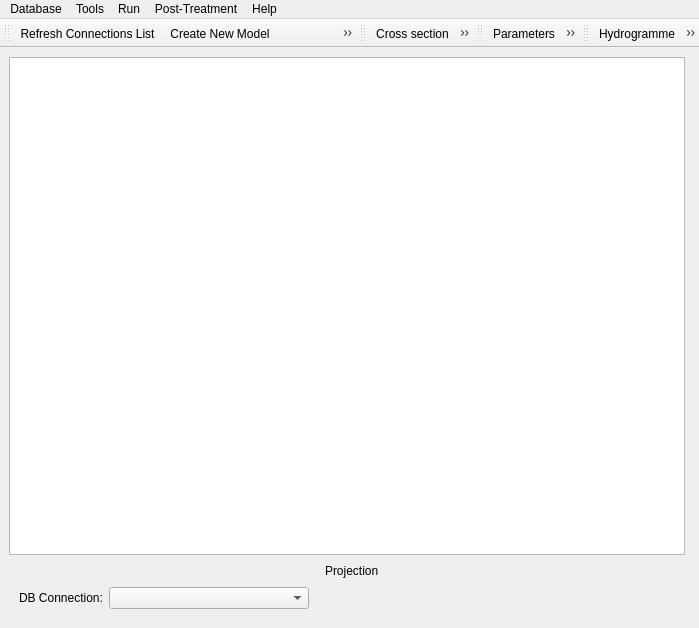
<?xml version="1.0" encoding="UTF-8"?>
<ui version="4.0">
 <class>MascPlug</class>
 <widget class="QMainWindow" name="MascPlug">
  <property name="enabled">
   <bool>true</bool>
  </property>
  <property name="geometry">
   <rect>
    <x>0</x>
    <y>0</y>
    <width>699</width>
    <height>628</height>
   </rect>
  </property>
  <property name="windowTitle">
   <string>Mascaret</string>
  </property>
  <property name="windowIcon">
   <iconset resource="../resources.qrc">
    <normaloff>:/plugins/Mascaret/icones/icon_base.png</normaloff>:/plugins/Mascaret/icones/icon_base.png</iconset>
  </property>
  <property name="iconSize">
   <size>
    <width>24</width>
    <height>24</height>
   </size>
  </property>
  <widget class="QWidget" name="centralwidget">
   <layout class="QGridLayout" name="gridLayout_2">
    <item row="1" column="0">
     <layout class="QHBoxLayout" name="horizontalLayout">
      <property name="topMargin">
       <number>0</number>
      </property>
      <item>
       <spacer name="horizontalSpacer">
        <property name="orientation">
         <enum>Qt::Horizontal</enum>
        </property>
        <property name="sizeHint" stdset="0">
         <size>
          <width>40</width>
          <height>20</height>
         </size>
        </property>
       </spacer>
      </item>
      <item>
       <widget class="QLabel" name="label">
        <property name="text">
         <string>Projection</string>
        </property>
       </widget>
      </item>
      <item>
       <widget class="QgsProjectionSelectionWidget" name="crsWidget" native="true">
        <property name="minimumSize">
         <size>
          <width>300</width>
          <height>0</height>
         </size>
        </property>
        <property name="maximumSize">
         <size>
          <width>400</width>
          <height>16777215</height>
         </size>
        </property>
       </widget>
      </item>
     </layout>
    </item>
    <item row="0" column="0">
     <widget class="QTextEdit" name="textEdit">
      <property name="minimumSize">
       <size>
        <width>200</width>
        <height>200</height>
       </size>
      </property>
      <property name="mouseTracking">
       <bool>false</bool>
      </property>
      <property name="readOnly">
       <bool>true</bool>
      </property>
     </widget>
    </item>
    <item row="2" column="0">
     <layout class="QGridLayout" name="gridLayout">
      <item row="0" column="2">
       <widget class="QComboBox" name="connsCbo">
        <property name="minimumSize">
         <size>
          <width>200</width>
          <height>0</height>
         </size>
        </property>
       </widget>
      </item>
      <item row="0" column="3">
       <spacer name="horizontalSpacer_2">
        <property name="orientation">
         <enum>Qt::Horizontal</enum>
        </property>
        <property name="sizeHint" stdset="0">
         <size>
          <width>40</width>
          <height>20</height>
         </size>
        </property>
       </spacer>
      </item>
      <item row="0" column="1">
       <widget class="QLabel" name="labelCurDatabase">
        <property name="text">
         <string>DB Connection:</string>
        </property>
       </widget>
      </item>
      <item row="0" column="0">
       <spacer name="horizontalSpacer_3">
        <property name="orientation">
         <enum>Qt::Horizontal</enum>
        </property>
        <property name="sizeType">
         <enum>QSizePolicy::Minimum</enum>
        </property>
        <property name="sizeHint" stdset="0">
         <size>
          <width>10</width>
          <height>20</height>
         </size>
        </property>
       </spacer>
      </item>
     </layout>
    </item>
    <item row="3" column="0">
     <spacer name="verticalSpacer">
      <property name="orientation">
       <enum>Qt::Vertical</enum>
      </property>
      <property name="sizeType">
       <enum>QSizePolicy::Fixed</enum>
      </property>
      <property name="sizeHint" stdset="0">
       <size>
        <width>20</width>
        <height>10</height>
       </size>
      </property>
     </spacer>
    </item>
    <item row="1" column="1">
     <spacer name="horizontalSpacer_4">
      <property name="orientation">
       <enum>Qt::Horizontal</enum>
      </property>
      <property name="sizeType">
       <enum>QSizePolicy::Minimum</enum>
      </property>
      <property name="sizeHint" stdset="0">
       <size>
        <width>5</width>
        <height>5</height>
       </size>
      </property>
     </spacer>
    </item>
   </layout>
  </widget>
  <widget class="QMenuBar" name="menubar">
   <property name="geometry">
    <rect>
     <x>0</x>
     <y>0</y>
     <width>699</width>
     <height>21</height>
    </rect>
   </property>
   <widget class="QMenu" name="menuHelp">
    <property name="title">
     <string>Help</string>
    </property>
    <widget class="QMenu" name="menuSetting">
     <property name="title">
      <string>Setting</string>
     </property>
     <property name="icon">
      <iconset resource="../resources.qrc">
       <normaloff>:/plugins/Mascaret/icones/options.png</normaloff>:/plugins/Mascaret/icones/options.png</iconset>
     </property>
     <addaction name="actionOptions"/>
     <addaction name="actionRestore_Default_Options"/>
    </widget>
    <addaction name="menuSetting"/>
    <addaction name="actionWebsite"/>
    <addaction name="actionAbout"/>
   </widget>
   <widget class="QMenu" name="menu_Tools">
    <property name="title">
     <string>Tools</string>
    </property>
    <addaction name="actionCross_section"/>
    <addaction name="separator"/>
    <addaction name="action_Extract_MNTfor_profile"/>
   </widget>
   <widget class="QMenu" name="menuDB">
    <property name="title">
     <string>Database</string>
    </property>
    <addaction name="actionRefresh_Database"/>
    <addaction name="separator"/>
    <addaction name="actionCreate_New_Model"/>
    <addaction name="actionLoad_Model"/>
    <addaction name="actionDeleteModel"/>
    <addaction name="separator"/>
    <addaction name="actionExport_Model"/>
    <addaction name="actionImport_Model"/>
   </widget>
   <widget class="QMenu" name="menuRun">
    <property name="title">
     <string>Run</string>
    </property>
    <addaction name="actionParameters"/>
    <addaction name="separator"/>
    <addaction name="actionCreate_Geometry"/>
    <addaction name="actionCreate_xcas"/>
    <addaction name="actionCreate_Basin"/>
    <addaction name="separator"/>
    <addaction name="actionRun"/>
    <addaction name="separator"/>
    <addaction name="actionExport_Run"/>
    <addaction name="actionDelete_Run"/>
   </widget>
   <widget class="QMenu" name="menuPost_Treatment">
    <property name="title">
     <string>Post-Treatment</string>
    </property>
    <addaction name="actionHydrogramme"/>
    <addaction name="actionCross_section_results"/>
    <addaction name="actionBasin"/>
   </widget>
   <addaction name="menuDB"/>
   <addaction name="menu_Tools"/>
   <addaction name="menuRun"/>
   <addaction name="menuPost_Treatment"/>
   <addaction name="menuHelp"/>
  </widget>
  <widget class="QToolBar" name="dbToolBar">
   <property name="windowTitle">
    <string>toolBar</string>
   </property>
   <attribute name="toolBarArea">
    <enum>TopToolBarArea</enum>
   </attribute>
   <attribute name="toolBarBreak">
    <bool>false</bool>
   </attribute>
   <addaction name="actionRefresh_Database"/>
   <addaction name="actionCreate_New_Model"/>
   <addaction name="actionLoad_Model"/>
   <addaction name="actionDeleteModel"/>
   <addaction name="actionExport_Model"/>
   <addaction name="actionImport_Model"/>
  </widget>
  <widget class="QToolBar" name="ToolsToolBar">
   <property name="windowTitle">
    <string>toolBar</string>
   </property>
   <attribute name="toolBarArea">
    <enum>TopToolBarArea</enum>
   </attribute>
   <attribute name="toolBarBreak">
    <bool>false</bool>
   </attribute>
   <addaction name="actionCross_section"/>
   <addaction name="separator"/>
   <addaction name="action_Extract_MNTfor_profile"/>
  </widget>
  <widget class="QToolBar" name="RunToolBar">
   <property name="windowTitle">
    <string>toolBar</string>
   </property>
   <attribute name="toolBarArea">
    <enum>TopToolBarArea</enum>
   </attribute>
   <attribute name="toolBarBreak">
    <bool>false</bool>
   </attribute>
   <addaction name="actionParameters"/>
   <addaction name="separator"/>
   <addaction name="actionCreate_Geometry"/>
   <addaction name="actionCreate_xcas"/>
   <addaction name="actionCreate_Basin"/>
   <addaction name="separator"/>
   <addaction name="actionRun"/>
   <addaction name="separator"/>
   <addaction name="actionExport_Run"/>
   <addaction name="actionDelete_Run"/>
  </widget>
  <widget class="QToolBar" name="PostTreatmentToolBar">
   <property name="windowTitle">
    <string>toolBar</string>
   </property>
   <attribute name="toolBarArea">
    <enum>TopToolBarArea</enum>
   </attribute>
   <attribute name="toolBarBreak">
    <bool>false</bool>
   </attribute>
   <addaction name="actionHydrogramme"/>
   <addaction name="actionCross_section_results"/>
   <addaction name="actionBasin"/>
  </widget>
  <action name="actionWebsite">
   <property name="icon">
    <iconset resource="../resources.qrc">
     <normaloff>:/plugins/Mascaret/icones/webSite.png</normaloff>:/plugins/Mascaret/icones/webSite.png</iconset>
   </property>
   <property name="text">
    <string>Web site</string>
   </property>
  </action>
  <action name="actionAbout">
   <property name="icon">
    <iconset resource="../resources.qrc">
     <normaloff>:/plugins/Mascaret/icones/icon_base.png</normaloff>:/plugins/Mascaret/icones/icon_base.png</iconset>
   </property>
   <property name="text">
    <string>About</string>
   </property>
  </action>
  <action name="actionDeleteModel">
   <property name="icon">
    <iconset resource="../resources.qrc">
     <normaloff>:/plugins/Mascaret/icones/dbDeleteModel.png</normaloff>:/plugins/Mascaret/icones/dbDeleteModel.png</iconset>
   </property>
   <property name="text">
    <string>Delete Model</string>
   </property>
  </action>
  <action name="actionRefresh_Database">
   <property name="icon">
    <iconset resource="../resources.qrc">
     <normaloff>:/plugins/Mascaret/icones/refreshConnections.png</normaloff>:/plugins/Mascaret/icones/refreshConnections.png</iconset>
   </property>
   <property name="text">
    <string>Refresh Connections List</string>
   </property>
  </action>
  <action name="actionExport_Model">
   <property name="icon">
    <iconset resource="../resources.qrc">
     <normaloff>:/plugins/Mascaret/icones/dbExtractModel.png</normaloff>:/plugins/Mascaret/icones/dbExtractModel.png</iconset>
   </property>
   <property name="text">
    <string>Export Model</string>
   </property>
  </action>
  <action name="action_Extract_MNTfor_profile">
   <property name="icon">
    <iconset resource="../resources.qrc">
     <normaloff>:/plugins/Mascaret/icones/mntExtract.png</normaloff>:/plugins/Mascaret/icones/mntExtract.png</iconset>
   </property>
   <property name="text">
    <string> Extract MNT for profile</string>
   </property>
  </action>
  <action name="actionSteady">
   <property name="text">
    <string>Steady</string>
   </property>
  </action>
  <action name="actionUnsteady">
   <property name="text">
    <string>Unsteady</string>
   </property>
  </action>
  <action name="actionTranscritical">
   <property name="text">
    <string>Transcritical</string>
   </property>
  </action>
  <action name="actionCreate_Geometry">
   <property name="icon">
    <iconset resource="../resources.qrc">
     <normaloff>:/plugins/Mascaret/icones/geo.png</normaloff>:/plugins/Mascaret/icones/geo.png</iconset>
   </property>
   <property name="text">
    <string>Create Geometry</string>
   </property>
  </action>
  <action name="actionCreate_xcas">
   <property name="icon">
    <iconset resource="../resources.qrc">
     <normaloff>:/plugins/Mascaret/icones/xcas.png</normaloff>:/plugins/Mascaret/icones/xcas.png</iconset>
   </property>
   <property name="text">
    <string>Create xcas</string>
   </property>
  </action>
  <action name="actionSteadyRun">
   <property name="text">
    <string>Steady</string>
   </property>
  </action>
  <action name="actionUnsteadyRun">
   <property name="text">
    <string>Unsteady</string>
   </property>
  </action>
  <action name="actionTranscriticalRun">
   <property name="text">
    <string>Transcritical</string>
   </property>
  </action>
  <action name="actionObservation_Load">
   <property name="text">
    <string>Observation Load</string>
   </property>
  </action>
  <action name="actionCreate_New_Model">
   <property name="icon">
    <iconset resource="../resources.qrc">
     <normaloff>:/plugins/Mascaret/icones/dbCreateModel.png</normaloff>:/plugins/Mascaret/icones/dbCreateModel.png</iconset>
   </property>
   <property name="text">
    <string>Create New Model</string>
   </property>
  </action>
  <action name="actionLoad_Model">
   <property name="icon">
    <iconset resource="../resources.qrc">
     <normaloff>:/plugins/Mascaret/icones/dbLoadModel.png</normaloff>:/plugins/Mascaret/icones/dbLoadModel.png</iconset>
   </property>
   <property name="text">
    <string>Load Model</string>
   </property>
  </action>
  <action name="actionOptions">
   <property name="text">
    <string>Options</string>
   </property>
  </action>
  <action name="actionRestore_Default_Options">
   <property name="text">
    <string>Restore Default Options</string>
   </property>
  </action>
  <action name="actionExample">
   <property name="text">
    <string>Create example</string>
   </property>
  </action>
  <action name="actionHydrogramme">
   <property name="checkable">
    <bool>true</bool>
   </property>
   <property name="icon">
    <iconset resource="../resources.qrc">
     <normaloff>:/plugins/Mascaret/icones/hydrogramme.png</normaloff>:/plugins/Mascaret/icones/hydrogramme.png</iconset>
   </property>
   <property name="text">
    <string>Hydrogramme</string>
   </property>
  </action>
  <action name="actionCross_section">
   <property name="checkable">
    <bool>true</bool>
   </property>
   <property name="icon">
    <iconset resource="../resources.qrc">
     <normaloff>:/plugins/Mascaret/icones/profil.png</normaloff>:/plugins/Mascaret/icones/profil.png</iconset>
   </property>
   <property name="text">
    <string>Cross section</string>
   </property>
  </action>
  <action name="actionCross_section_results">
   <property name="checkable">
    <bool>true</bool>
   </property>
   <property name="icon">
    <iconset resource="../resources.qrc">
     <normaloff>:/plugins/Mascaret/icones/profilResult.png</normaloff>:/plugins/Mascaret/icones/profilResult.png</iconset>
   </property>
   <property name="text">
    <string>Cross section results</string>
   </property>
  </action>
  <action name="actionParameters">
   <property name="icon">
    <iconset resource="../resources.qrc">
     <normaloff>:/plugins/Mascaret/icones/parameter.png</normaloff>:/plugins/Mascaret/icones/parameter.png</iconset>
   </property>
   <property name="text">
    <string>Parameters</string>
   </property>
  </action>
  <action name="actionRun">
   <property name="icon">
    <iconset resource="../resources.qrc">
     <normaloff>:/plugins/Mascaret/icones/play.png</normaloff>:/plugins/Mascaret/icones/play.png</iconset>
   </property>
   <property name="text">
    <string>Run</string>
   </property>
  </action>
  <action name="actionDelete_Run">
   <property name="icon">
    <iconset resource="../resources.qrc">
     <normaloff>:/plugins/Mascaret/icones/croix.png</normaloff>:/plugins/Mascaret/icones/croix.png</iconset>
   </property>
   <property name="text">
    <string>Delete Run</string>
   </property>
  </action>
  <action name="actionExport_Run">
   <property name="icon">
    <iconset resource="../resources.qrc">
     <normaloff>:/plugins/Mascaret/icones/repSav.png</normaloff>:/plugins/Mascaret/icones/repSav.png</iconset>
   </property>
   <property name="text">
    <string>Export last run case</string>
   </property>
  </action>
  <action name="actionImport_Model">
   <property name="icon">
    <iconset resource="../resources.qrc">
     <normaloff>:/plugins/Mascaret/icones/dbImportModel.png</normaloff>:/plugins/Mascaret/icones/dbImportModel.png</iconset>
   </property>
   <property name="text">
    <string>Import Model</string>
   </property>
  </action>
  <action name="actionCreate_Basin">
   <property name="icon">
    <iconset resource="../resources.qrc">
     <normaloff>:/plugins/Mascaret/icones/basin.png</normaloff>:/plugins/Mascaret/icones/basin.png</iconset>
   </property>
   <property name="text">
    <string>Create Basin</string>
   </property>
   <property name="toolTip">
    <string>Create Basin</string>
   </property>
  </action>
  <action name="actionBasin">
   <property name="checkable">
    <bool>true</bool>
   </property>
   <property name="icon">
    <iconset resource="../resources.qrc">
     <normaloff>:/plugins/Mascaret/icones/basinResult.png</normaloff>:/plugins/Mascaret/icones/basinResult.png</iconset>
   </property>
   <property name="text">
    <string>Basin results</string>
   </property>
   <property name="toolTip">
    <string>Basin results</string>
   </property>
  </action>
 </widget>
 <customwidgets>
  <customwidget>
   <class>QgsProjectionSelectionWidget</class>
   <extends>QWidget</extends>
   <header>qgis.gui</header>
   <container>1</container>
  </customwidget>
 </customwidgets>
 <tabstops>
  <tabstop>textEdit</tabstop>
 </tabstops>
 <resources>
  <include location="../resources.qrc"/>
 </resources>
 <connections/>
</ui>
